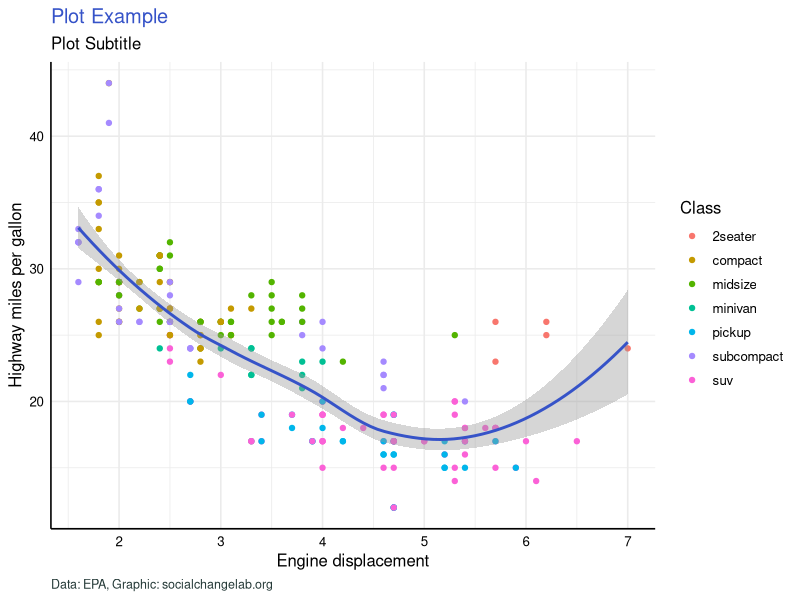

Write R code to recreate this figure.
## ---- chunk 1
#| echo: true
#| output: false

library(tidyverse)
## ---- chunk 2
#| eval: true
#| echo: false

scl_colors <- c("logo" = "#3653C8", "font" = "#243937", "#0B2E6E", "#0F4AB2")

theme_scl <- function(
    base_size = 12,
    base_family = "",
    plot_title_size = 20,
    plot_title_color = scl_colors["logo"]) {
  ggplot2::theme_minimal(base_size = base_size, base_family = base_family) +
    theme(
      plot.background = element_rect(colour = "white"), # removed by minimal
      text = element_text(color = "black"),
      axis.text = element_text(color = "black"), # break labels
      axis.title = element_text(color = "black", size = base_size), # axis labels
      axis.line = element_line(),
      legend.text = element_text(color = "black"),
      plot.title = element_text(color = plot_title_color),
      plot.caption = element_text(color = scl_colors["font"], size = 9, hjust = 0)
    )
}
ggplot2::theme_set(theme_grey()) # default
## ---- chunk 3
#| echo: false
#| fig-align: center
mpg %>%
  ggplot(aes(x = displ, y = hwy)) +
  geom_point(aes(color = class)) +
  geom_smooth(color = scl_colors["logo"]) +
  # paletteer::scale_color_paletteer_d("colorblindr::OkabeIto_black") +
  theme_scl() +
  labs(
    title = "Plot Example",
    subtitle = "Plot Subtitle",
    x = "Engine displacement",
    y = "Highway miles per gallon",
    color = "Class",
    caption = "Data: EPA, Graphic: socialchangelab.org"
  )
